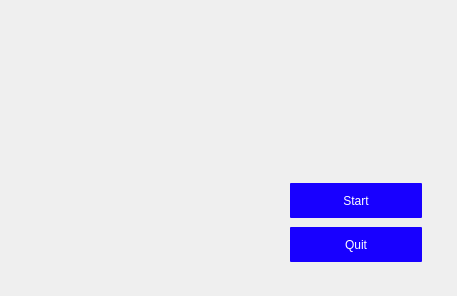
<?xml version="1.0" encoding="UTF-8"?>
<ui version="4.0">
 <class>Dialog</class>
 <widget class="QDialog" name="Dialog">
  <property name="geometry">
   <rect>
    <x>0</x>
    <y>0</y>
    <width>457</width>
    <height>296</height>
   </rect>
  </property>
  <property name="minimumSize">
   <size>
    <width>457</width>
    <height>296</height>
   </size>
  </property>
  <property name="maximumSize">
   <size>
    <width>457</width>
    <height>296</height>
   </size>
  </property>
  <property name="cursor">
   <cursorShape>ArrowCursor</cursorShape>
  </property>
  <property name="windowTitle">
   <string>AM - GUI</string>
  </property>
  <property name="windowIcon">
   <iconset>
    <normaloff>../../assets/bionic-leg.png</normaloff>../../assets/bionic-leg.png</iconset>
  </property>
  <property name="styleSheet">
   <string notr="true">QPushButton {
    background-color: rgb(24, 0, 255); 
	border-radius: 1px;
	height: 35px;
	width: 130px;
    color: white;
    text-align: center; 
}

QPushButton:hover {
    background-color: rgb(0, 85, 255); 
}</string>
  </property>
  <widget class="QLabel" name="label">
   <property name="geometry">
    <rect>
     <x>20</x>
     <y>30</y>
     <width>281</width>
     <height>51</height>
    </rect>
   </property>
   <property name="text">
    <string/>
   </property>
   <property name="pixmap">
    <pixmap>../../../assets/angela-removebg-preview.png</pixmap>
   </property>
  </widget>
  <widget class="QWidget" name="verticalLayoutWidget">
   <property name="geometry">
    <rect>
     <x>290</x>
     <y>180</y>
     <width>132</width>
     <height>86</height>
    </rect>
   </property>
   <layout class="QVBoxLayout" name="verticalLayout">
    <item>
     <widget class="QPushButton" name="StartButton">
      <property name="cursor">
       <cursorShape>PointingHandCursor</cursorShape>
      </property>
      <property name="text">
       <string>Start</string>
      </property>
     </widget>
    </item>
    <item>
     <widget class="QPushButton" name="QuitButton">
      <property name="cursor">
       <cursorShape>PointingHandCursor</cursorShape>
      </property>
      <property name="mouseTracking">
       <bool>false</bool>
      </property>
      <property name="text">
       <string>Quit</string>
      </property>
     </widget>
    </item>
   </layout>
  </widget>
 </widget>
 <resources/>
 <connections/>
</ui>
